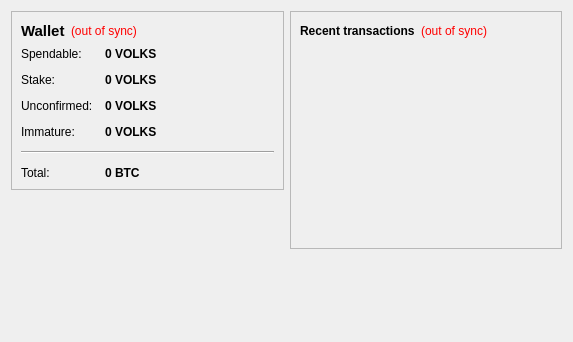
<?xml version="1.0" encoding="UTF-8"?>
<ui version="4.0">
 <class>OverviewPage</class>
 <widget class="QWidget" name="OverviewPage">
  <property name="geometry">
   <rect>
    <x>0</x>
    <y>0</y>
    <width>573</width>
    <height>342</height>
   </rect>
  </property>
  <property name="windowTitle">
   <string>Form</string>
  </property>
  <layout class="QHBoxLayout" name="horizontalLayout" stretch="1,1">
   <item>
    <layout class="QVBoxLayout" name="verticalLayout_2">
     <item>
      <widget class="QFrame" name="frame">
       <property name="frameShape">
        <enum>QFrame::StyledPanel</enum>
       </property>
       <property name="frameShadow">
        <enum>QFrame::Raised</enum>
       </property>
       <layout class="QVBoxLayout" name="verticalLayout_4">
        <item>
         <layout class="QHBoxLayout" name="horizontalLayout_4">
          <item>
           <widget class="QLabel" name="label_5">
            <property name="font">
             <font>
              <pointsize>11</pointsize>
              <weight>75</weight>
              <bold>true</bold>
             </font>
            </property>
            <property name="text">
             <string>Wallet</string>
            </property>
           </widget>
          </item>
          <item>
           <widget class="QLabel" name="labelWalletStatus">
            <property name="toolTip">
             <string>The displayed information may be out of date. Your wallet automatically synchronizes with the Volks network after a connection is established, but this process has not completed yet.</string>
            </property>
            <property name="styleSheet">
             <string notr="true">QLabel { color: red; }</string>
            </property>
            <property name="text">
             <string notr="true">(out of sync)</string>
            </property>
            <property name="alignment">
             <set>Qt::AlignLeading|Qt::AlignLeft|Qt::AlignVCenter</set>
            </property>
           </widget>
          </item>
          <item>
           <spacer name="horizontalSpacer_2">
            <property name="orientation">
             <enum>Qt::Horizontal</enum>
            </property>
            <property name="sizeHint" stdset="0">
             <size>
              <width>40</width>
              <height>20</height>
             </size>
            </property>
           </spacer>
          </item>
         </layout>
        </item>
        <item>
         <layout class="QFormLayout" name="formLayout_2">
          <property name="fieldGrowthPolicy">
           <enum>QFormLayout::AllNonFixedFieldsGrow</enum>
          </property>
          <property name="horizontalSpacing">
           <number>12</number>
          </property>
          <property name="verticalSpacing">
           <number>12</number>
          </property>
          <item row="0" column="0">
           <widget class="QLabel" name="label">
            <property name="text">
             <string>Spendable:</string>
            </property>
           </widget>
          </item>
          <item row="0" column="1">
           <widget class="QLabel" name="labelBalance">
            <property name="font">
             <font>
              <weight>75</weight>
              <bold>true</bold>
             </font>
            </property>
            <property name="cursor">
             <cursorShape>IBeamCursor</cursorShape>
            </property>
            <property name="toolTip">
             <string>Your current spendable balance</string>
            </property>
            <property name="text">
             <string notr="true">0 VOLKS</string>
            </property>
            <property name="textInteractionFlags">
             <set>Qt::LinksAccessibleByMouse|Qt::TextSelectableByKeyboard|Qt::TextSelectableByMouse</set>
            </property>
           </widget>
          </item>
          <item row="1" column="0">
           <widget class="QLabel" name="label_6">
            <property name="text">
             <string>Stake:</string>
            </property>
           </widget>
          </item>
          <item row="1" column="1">
           <widget class="QLabel" name="labelStake">
            <property name="font">
             <font>
              <weight>75</weight>
              <bold>true</bold>
             </font>
            </property>
            <property name="cursor">
             <cursorShape>IBeamCursor</cursorShape>
            </property>
            <property name="toolTip">
             <string>Total of coins that was staked, and do not yet count toward the current balance</string>
            </property>
            <property name="text">
             <string notr="true">0 VOLKS</string>
            </property>
            <property name="textInteractionFlags">
             <set>Qt::LinksAccessibleByMouse|Qt::TextSelectableByKeyboard|Qt::TextSelectableByMouse</set>
            </property>
           </widget>
          </item>
          <item row="2" column="0">
           <widget class="QLabel" name="label_3">
            <property name="text">
             <string>Unconfirmed:</string>
            </property>
           </widget>
          </item>
          <item row="2" column="1">
           <widget class="QLabel" name="labelUnconfirmed">
            <property name="font">
             <font>
              <weight>75</weight>
              <bold>true</bold>
             </font>
            </property>
            <property name="cursor">
             <cursorShape>IBeamCursor</cursorShape>
            </property>
            <property name="toolTip">
             <string>Total of transactions that have yet to be confirmed, and do not yet count toward the current balance</string>
            </property>
            <property name="text">
             <string notr="true">0 VOLKS</string>
            </property>
            <property name="textInteractionFlags">
             <set>Qt::LinksAccessibleByMouse|Qt::TextSelectableByKeyboard|Qt::TextSelectableByMouse</set>
            </property>
           </widget>
          </item>
          <item row="3" column="0">
           <widget class="QLabel" name="labelImmatureText">
            <property name="text">
             <string>Immature:</string>
            </property>
           </widget>
          </item>
          <item row="3" column="1">
           <widget class="QLabel" name="labelImmature">
            <property name="font">
             <font>
              <weight>75</weight>
              <bold>true</bold>
             </font>
            </property>
            <property name="toolTip">
             <string>Mined balance that has not yet matured</string>
            </property>
            <property name="text">
             <string notr="true">0 VOLKS</string>
            </property>
            <property name="textInteractionFlags">
             <set>Qt::LinksAccessibleByMouse|Qt::TextSelectableByKeyboard|Qt::TextSelectableByMouse</set>
            </property>
           </widget>
          </item>
          <item row="4" column="0" colspan="2">
           <widget class="Line" name="line">
            <property name="orientation">
             <enum>Qt::Horizontal</enum>
            </property>
           </widget>
          </item>
          <item row="5" column="0">
           <widget class="QLabel" name="labelTotalText">
            <property name="text">
             <string>Total:</string>
            </property>
           </widget>
          </item>
          <item row="5" column="1">
           <widget class="QLabel" name="labelTotal">
            <property name="font">
             <font>
              <weight>75</weight>
              <bold>true</bold>
             </font>
            </property>
            <property name="cursor">
             <cursorShape>IBeamCursor</cursorShape>
            </property>
            <property name="toolTip">
             <string>Your current total balance</string>
            </property>
            <property name="text">
             <string notr="true">0 BTC</string>
            </property>
            <property name="textInteractionFlags">
             <set>Qt::LinksAccessibleByMouse|Qt::TextSelectableByKeyboard|Qt::TextSelectableByMouse</set>
            </property>
           </widget>
          </item>
         </layout>
        </item>
       </layout>
      </widget>
     </item>
     <item>
      <spacer name="verticalSpacer">
       <property name="orientation">
        <enum>Qt::Vertical</enum>
       </property>
       <property name="sizeHint" stdset="0">
        <size>
         <width>20</width>
         <height>40</height>
        </size>
       </property>
      </spacer>
     </item>
    </layout>
   </item>
   <item>
    <layout class="QVBoxLayout" name="verticalLayout_3">
     <item>
      <widget class="QFrame" name="frame_2">
       <property name="frameShape">
        <enum>QFrame::StyledPanel</enum>
       </property>
       <property name="frameShadow">
        <enum>QFrame::Raised</enum>
       </property>
       <layout class="QVBoxLayout" name="verticalLayout">
        <item>
         <layout class="QHBoxLayout" name="horizontalLayout_2">
          <item>
           <widget class="QLabel" name="label_4">
            <property name="text">
             <string>&lt;b&gt;Recent transactions&lt;/b&gt;</string>
            </property>
           </widget>
          </item>
          <item>
           <widget class="QLabel" name="labelTransactionsStatus">
            <property name="toolTip">
             <string>The displayed information may be out of date. Your wallet automatically synchronizes with the Volks network after a connection is established, but this process has not completed yet.</string>
            </property>
            <property name="styleSheet">
             <string notr="true">QLabel { color: red; }</string>
            </property>
            <property name="text">
             <string notr="true">(out of sync)</string>
            </property>
            <property name="alignment">
             <set>Qt::AlignRight|Qt::AlignTrailing|Qt::AlignVCenter</set>
            </property>
           </widget>
          </item>
          <item>
           <spacer name="horizontalSpacer">
            <property name="orientation">
             <enum>Qt::Horizontal</enum>
            </property>
            <property name="sizeHint" stdset="0">
             <size>
              <width>40</width>
              <height>20</height>
             </size>
            </property>
           </spacer>
          </item>
         </layout>
        </item>
        <item>
         <widget class="QListView" name="listTransactions">
          <property name="styleSheet">
           <string notr="true">QListView { background: transparent; }</string>
          </property>
          <property name="frameShape">
           <enum>QFrame::NoFrame</enum>
          </property>
          <property name="verticalScrollBarPolicy">
           <enum>Qt::ScrollBarAlwaysOff</enum>
          </property>
          <property name="horizontalScrollBarPolicy">
           <enum>Qt::ScrollBarAlwaysOff</enum>
          </property>
          <property name="selectionMode">
           <enum>QAbstractItemView::NoSelection</enum>
          </property>
         </widget>
        </item>
       </layout>
      </widget>
     </item>
     <item>
      <spacer name="verticalSpacer_2">
       <property name="orientation">
        <enum>Qt::Vertical</enum>
       </property>
       <property name="sizeHint" stdset="0">
        <size>
         <width>20</width>
         <height>40</height>
        </size>
       </property>
      </spacer>
     </item>
    </layout>
   </item>
  </layout>
 </widget>
 <resources/>
 <connections/>
</ui>
